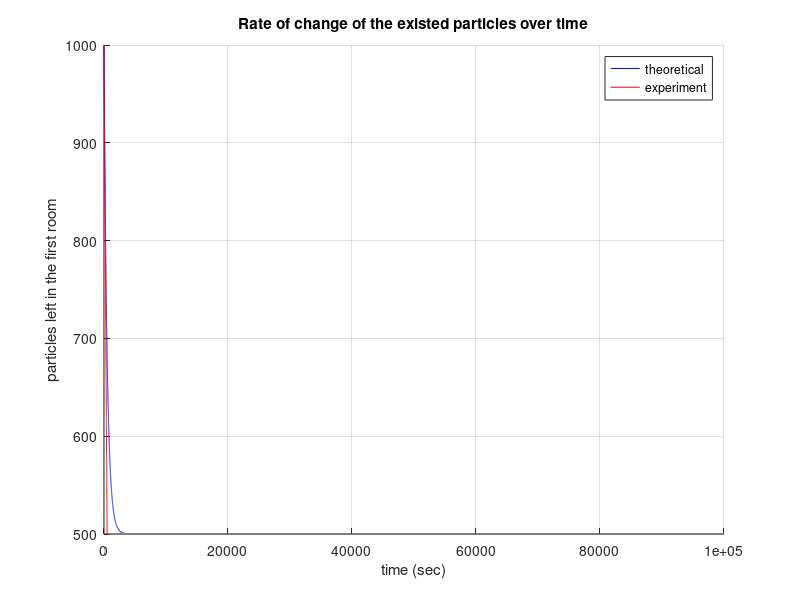

This chart was generated by the following MATLAB code:
start = tic;
N = 1000;
t =  0:100000 ;

%Na_theo is the theoretical Na
Na_theo = N*(1+exp(-2*t/N))/2 ;
%Na_exp is the experiment Na
Na_exp = N - t(1:N/2);
k = zeros(1,100000-N/2+1)+ N/2;
Na_exp = [Na_exp , k];
 
%comparison plot
plot (t,Na_theo,'b',t,Na_exp,'r');
xlabel('time (sec)');
ylabel('particles left in the first room');
title('Rate of change of the existed particles over time');
legend('theoretical','experiment');
grid;
box;
%we can zoom in the plot using the command
%axis ([0 t_max N/2 N ]);
%reducing the t_max depending on which second we want to be able to %see
time = toc(start);
